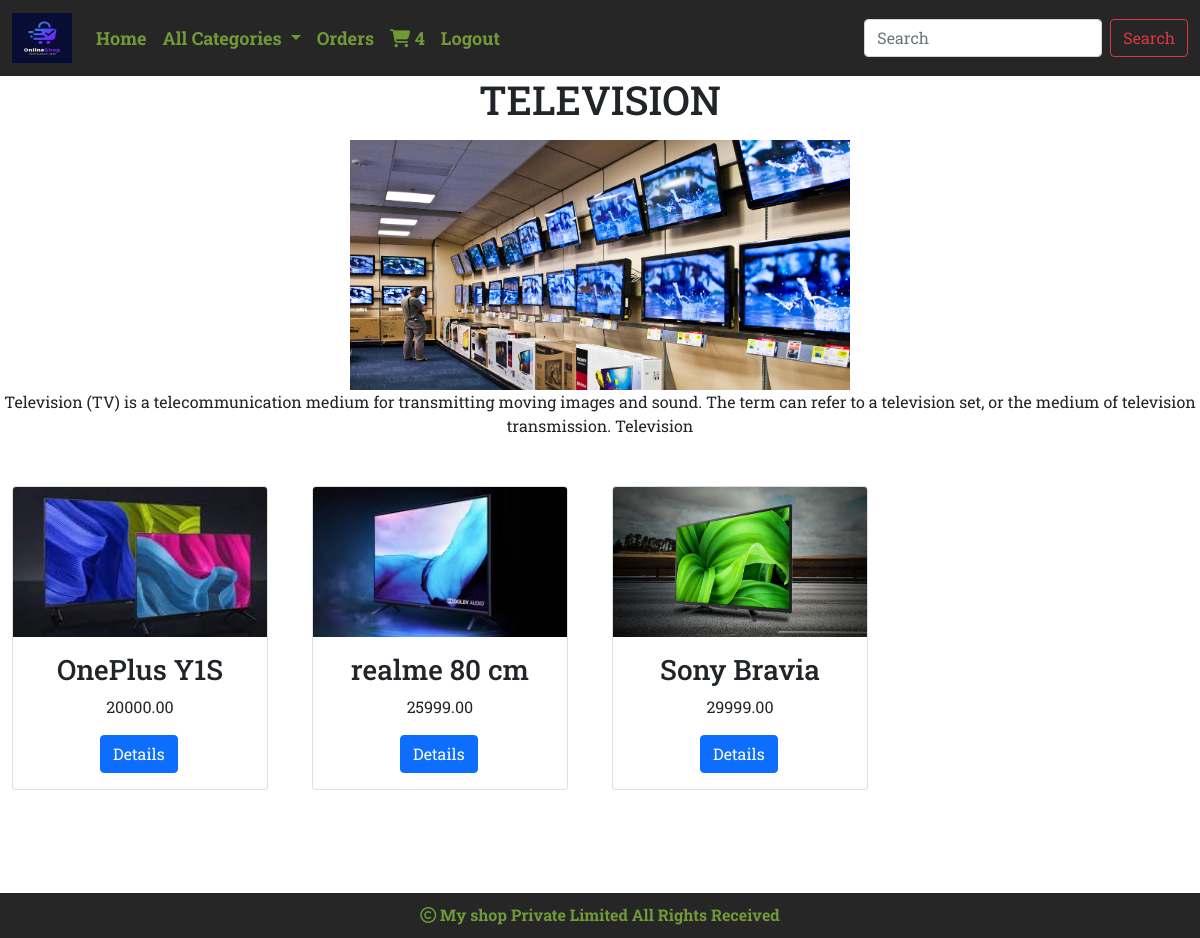
/Allproduct/Television (signed in), run on the app's committed database.
### Shop/models.py (models this page shows, shortened)
class Category(models.Model):
    cname=models.CharField(max_length=200)
    description=models.TextField()
    image=models.ImageField(upload_to='Shop/Category',null=True,blank=True)

class Product(models.Model):
    pname = models.CharField(max_length=200)
    description = models.TextField()
    image = models.ImageField(upload_to='Shop/Category', null=True, blank=True)
    price = models.DecimalField(max_digits=10,decimal_places=2)
    category = models.ForeignKey(Category,on_delete=models.CASCADE)
    stock = models.IntegerField()
    available = models.BooleanField(default=True)
    created = models.DateTimeField(auto_now_add=True)
    updated = models.DateTimeField(auto_now=True)

### Shop/views.py (the view)
# urls.py: path('Allproduct/<c>', views.Allproduct, name="Allproduct"),
@login_required
def Allproduct(request,c):
    p=Product.objects.filter(category__cname=c)
    catagory=Category.objects.get(cname=c)
    return render(request,'Product.html',{'p':p,'category':catagory})

### Cart/context_processors.py (called while the page is built)
def counter(request):
    item_count=0
    if request.user.is_authenticated:
        user=request.user
        try:
            cart=Cart.objects.filter(user=user)
            for i in cart:
                item_count+=i.quantity
        except:
            item_count=0
    return {'count':item_count}

### Shop/context_processors.py (called while the page is built)
def menu_links(request):
    links = Category.objects.all()
    return {'links':links}

### Templates/Product.html
<!DOCTYPE html>
{% extends 'Base.html' %}
{% load static %}
{% block content %}
<div>
    <h1 class="text-center mb-3 text-uppercase">{{category.cname}}</h1>
    <center>
     <img src="{{category.image.url }}" height="250px" width="500px">
        <p class="card-text text-center">{{category.description}}</p>
    </center>
</div>
<div class="container-fluid mt-5" style="margin-bottom:100px;">
    <div class="row">
        {% for i in p %}
        <div class="col-sm-3">
            <div class="card mb-5" style="width: 16rem;">
  <img src="{{i.image.url}}" class="card-img-top" height="150px" width="100%" alt="...">
  <div class="card-body">
    <h3 class="card-title text-center">{{i.pname}}</h3>
    <p class="card-text text-center">{{i.price}}</p>
    <a href="{% url 'Shop:Details' i.pname %}" style="position:relative;left:32%;" class="btn btn-primary">Details</a>
  </div>
            </div>
        </div>
        {% endfor %}
     </div>
</div>
{% endblock %}

### Static/Css/Style.css (style rules this page uses)
body { font-family: 'Roboto Slab', serif; }

### data on the page
Category: cname "TELEVISION", image (picture), description "Television (TV) is a telecommunication medium for transmitting moving images and sound. The term can refer to a television set, or the medium of television transmission. Television"
Product: image (picture), pname "OnePlus Y1S", price "20000.00"
Product: image (picture), pname "realme 80 cm", price "25999.00"
Product: image (picture), pname "Sony Bravia", price "29999.00"

### other printed values
{{ count }} "4"
